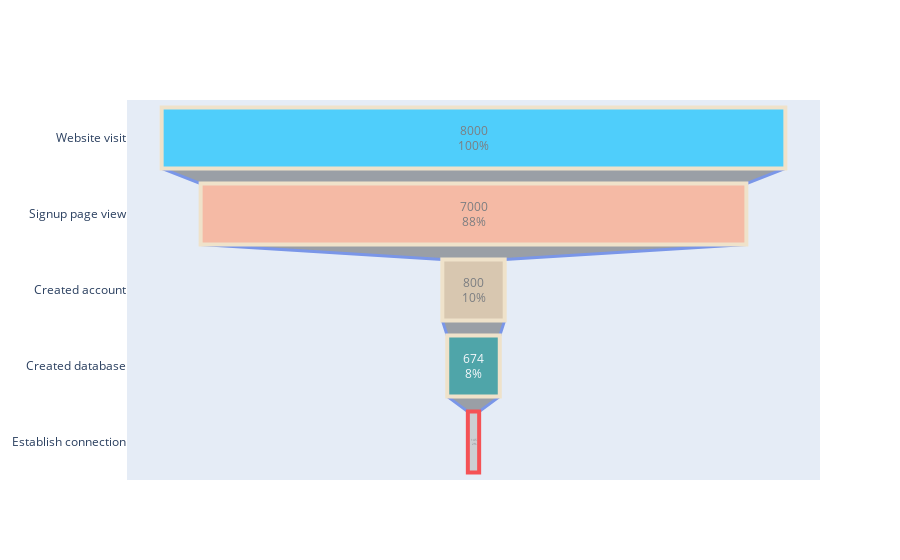

The code cell stored with this chart in its notebook:
### Code cell
fig = go.Figure(go.Funnel(
    y = ["Website visit", "Signup page view", "Created account", "Created database", "Establish connection"],
    x = [num_website_visits, 7000, 800, 674, 145],
    textposition = "inside",
    textinfo = "value+percent initial",
    opacity = 0.65, marker = {"color": ["deepskyblue", "lightsalmon", "tan", "teal", "silver"],
    "line": {"width": [4, 4, 4, 4, 4, 4], "color": ["wheat", "wheat", "wheat", "wheat", "red"]}},
    connector = {"line": {"color": "royalblue", "dash": "solid", "width": 3}})
    )

fig.show()

### Figure 1 — Plotly figure (JSON) as saved in the notebook; plotly's stock layout.template omitted (floating-point values rounded to 4 significant figures)
{"data": [{"connector": {"line": {"color": "royalblue", "dash": "solid", "width": 3}}, "marker": {"color": ["deepskyblue", "lightsalmon", "tan", "teal", "silver"], "line": {"color": ["wheat", "wheat", "wheat", "wheat", "red"], "width": [4, 4, 4, 4, 4, 4]}}, "opacity": 0.65, "textinfo": "value+percent initial", "textposition": "inside", "type": "funnel", "x": [8000, 7000, 800, 674, 145], "y": ["Website visit", "Signup page view", "Created account", "Created database", "Establish connection"]}], "layout": {}}
